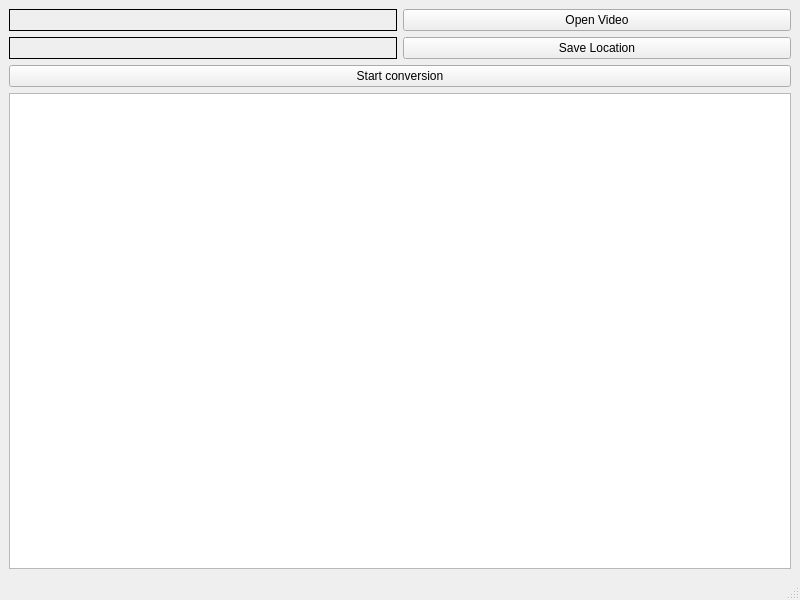
<?xml version="1.0" encoding="UTF-8"?>
<ui version="4.0">
 <class>VideoConverter</class>
 <widget class="QMainWindow" name="VideoConverter">
  <property name="geometry">
   <rect>
    <x>0</x>
    <y>0</y>
    <width>800</width>
    <height>600</height>
   </rect>
  </property>
  <property name="windowTitle">
   <string>MainWindow</string>
  </property>
  <widget class="QWidget" name="centralwidget">
   <layout class="QGridLayout" name="gridLayout">
    <item row="1" column="0">
     <widget class="QLabel" name="OpenSrc">
      <property name="frameShape">
       <enum>QFrame::Box</enum>
      </property>
      <property name="text">
       <string/>
      </property>
     </widget>
    </item>
    <item row="1" column="1">
     <widget class="QPushButton" name="openButton">
      <property name="text">
       <string>Open Video</string>
      </property>
     </widget>
    </item>
    <item row="3" column="0" colspan="2">
     <widget class="QPushButton" name="start">
      <property name="text">
       <string>Start conversion</string>
      </property>
     </widget>
    </item>
    <item row="2" column="0">
     <widget class="QLabel" name="SaveSrc">
      <property name="frameShape">
       <enum>QFrame::Box</enum>
      </property>
      <property name="frameShadow">
       <enum>QFrame::Plain</enum>
      </property>
      <property name="text">
       <string/>
      </property>
     </widget>
    </item>
    <item row="2" column="1">
     <widget class="QPushButton" name="saveButton">
      <property name="text">
       <string>Save Location</string>
      </property>
     </widget>
    </item>
    <item row="4" column="0" colspan="2">
     <widget class="QListWidget" name="codeList"/>
    </item>
   </layout>
  </widget>
  <widget class="QMenuBar" name="menubar">
   <property name="geometry">
    <rect>
     <x>0</x>
     <y>0</y>
     <width>800</width>
     <height>22</height>
    </rect>
   </property>
  </widget>
  <widget class="QStatusBar" name="statusbar"/>
 </widget>
 <resources/>
 <connections/>
</ui>
